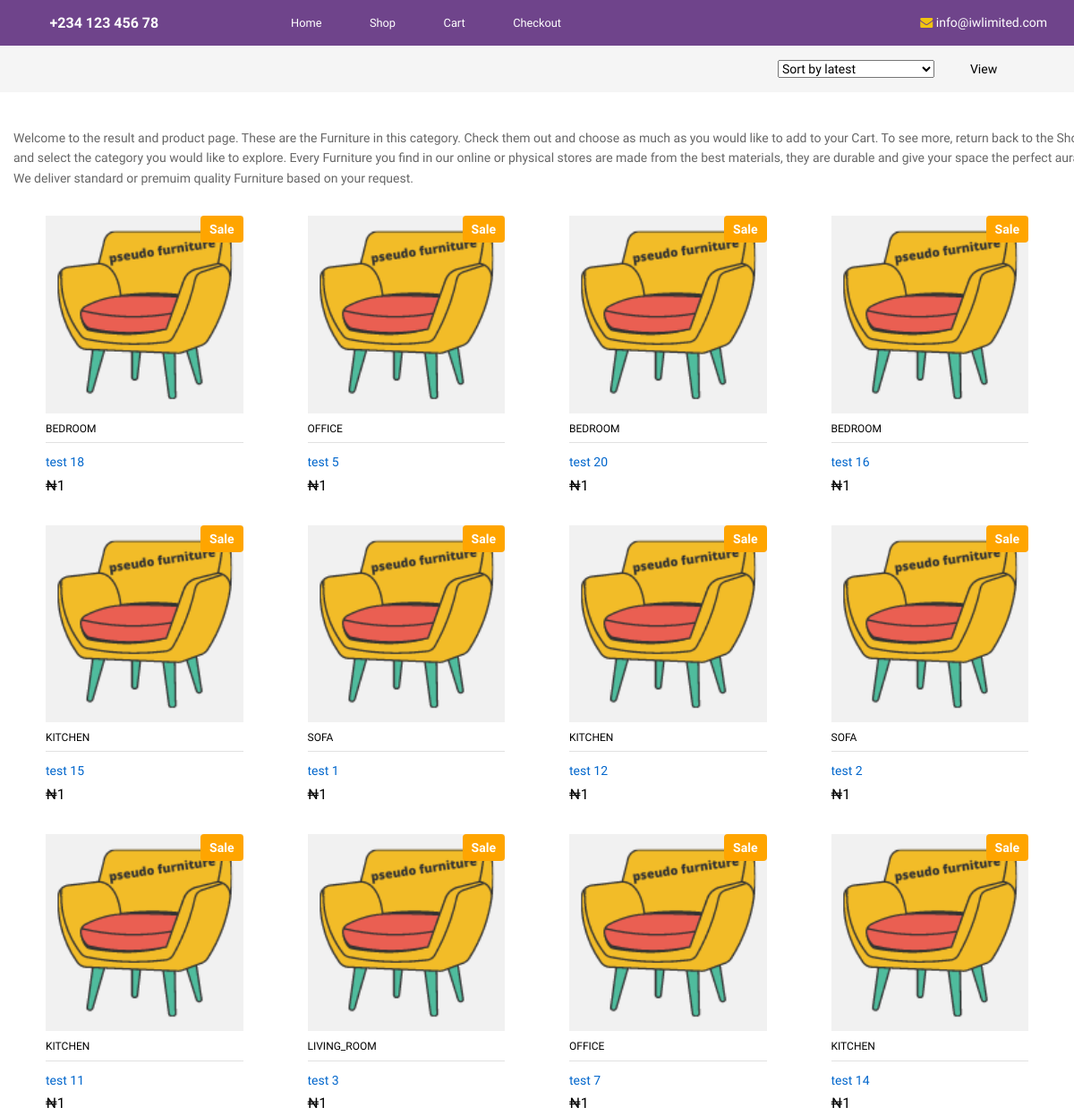
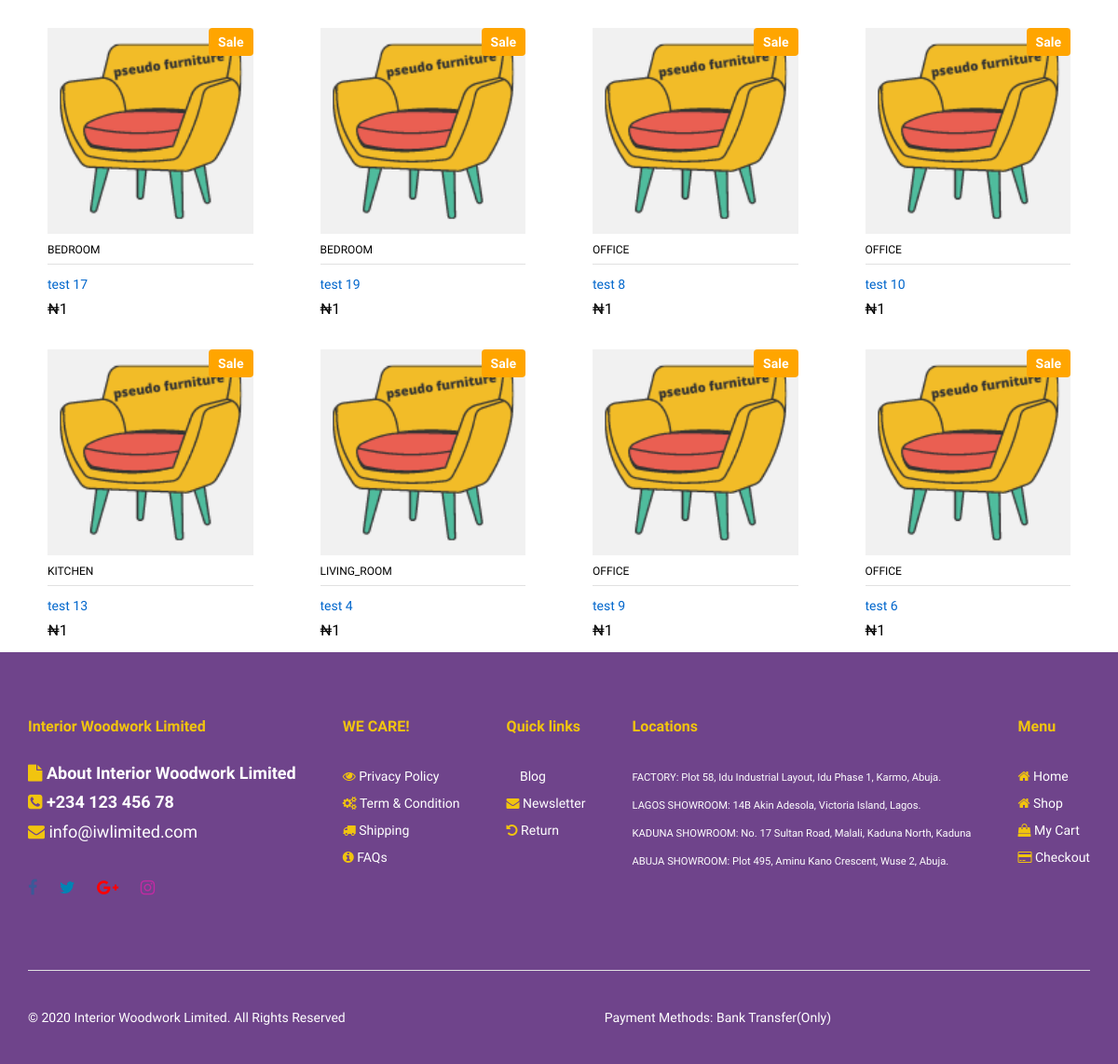
/all-product/, run on the app's committed database (2 pictures, top to bottom).
### product/models.py (models this page shows, shortened)
class Product(models.Model):
	name = models.CharField(max_length=150, default="test")
	tag_title = models.CharField(max_length=150, default="Sale")
	tag_title_color = models.CharField(max_length=150, default="orange")
	section = models.CharField(max_length=150, default="section_one")
	category = models.CharField(max_length=150, default="living_room")
	image_1 = models.FileField(upload_to='product/image_1/', blank=True)
	image_2 = models.FileField(upload_to='product/image_2/', blank=True)
	image_3 = models.FileField(upload_to='product/image_3/', blank=True)
	image_4 = models.FileField(upload_to='product/image_4/', blank=True)
	image_5 = models.FileField(upload_to='product/image_5/', blank=True)
	image_6 = models.FileField(upload_to='product/image_6/', blank=True)
	video_link = models.CharField(max_length=150, default="none")
	pdf_link = models.CharField(max_length=150, default="none")
	description = models.TextField(default="none")
	specification = models.TextField(default="none")
	reviews = models.ManyToManyField(Review, through="ProductReviewConnector", through_fields=("product", "review"),)
	quantity = models.IntegerField(default=1)
	threshold = models.IntegerField(blank=True, null=True, default=1)
	price = models.IntegerField(default=1)
	old_price = models.IntegerField(default=1)
	rating = models.IntegerField(blank=True, null=True, default="none")
	shipping_charge = models.FloatField(default=1)
	delivery_info = models.CharField(max_length=150, default="none")
	abia_shipping = models.IntegerField(default=1)
	adamawa_shipping = models.IntegerField(default=1)
	akwaibom_shipping = models.IntegerField(default=1)
	anambra_shipping = models.IntegerField(default=1)
	slug = models.SlugField(unique=True, default="rayslug")
	pub_date = models.DateTimeField(default=timezone.now)

### product/views.py (the view)
# urls.py: path("all-product/", views.AllProductView, name="all_products"),
def AllProductView(request):
	if request.method == "POST":
		pass
	else:
		UserCreatorFunc(request)
		cart = get_object_or_404(Cart, user__pk=request.user.id)
		product_quantitys = cart.product_quantitys.all()
		total_price = 0
		total_quantity = 0
		for item in product_quantitys:
			total_price += (item.product.price * int(str(item.quantity))) + (item.total_shipping_charge * int(str(item.quantity)))
		products = sorted(Product.objects.all().order_by("-pub_date"), key=lambda x: random.random())
		total_price = "{:,.2f}".format(total_price)
		context = {"total_price": total_price, "product_quantitys": product_quantitys, "products": products}
		return render(request, 'product/all_product.html', context)

### main/views.py (called while the page is built)
def ray_randomiser(length=6):
	landd = string.ascii_letters + string.digits
	return ''.join((random.choice(landd) for i in range(length)))

def UserCreatorFunc(request):
	if request.user.is_active:
		user = request.user
		user = User.objects.get(id=user.id)
		user_checker = authenticate(username=user.username, password=user.password)
	else:
		fake_username = "%s" % (ray_randomiser())
		fake_password = "%s" % (ray_randomiser())
		user = User.objects.create(username=fake_username)
		user.save()
		user.set_password(fake_password)
		user.save()
		user_checker = authenticate(username=fake_username, password=fake_password)
		if user.is_active:
			login(request, user_checker)
		else:
			pass
		cart = Cart.objects.create(user=user, pub_date=timezone.now())
		cart.user = user
		cart.save()

### product/templates/product/all_product.html (shortened to what this page needs)
{% extends 'main/base.html' %}
{% load static %}
{% block content %}
<div class="ps-page--shop">
        <div class="ps-containers">
                    <div class="ps-shopping ps-tab-root">
                        <div class="ps-shopping__header">
                            <div class="ps-shopping__actions">
                                <select class="ps-select" data-placeholder="Sort Items">
                                    <option>Sort by latest</option>
                                </select>
                                <div class="ps-shopping__view">
                                    <p>View</p>
                                    <ul class="ps-tab-list">
                                        <li class="active"><a href="#tab-1"><i class="icon-grid"></i></a></li>
                                        <li><a href="#tab-2"><i class="icon-list4"></i></a></li>
                                    </ul>
                                </div>
                            </div>
                        </div>
                        <div class="ps-tabs">
                            <div class="ps-tab active" id="tab-1">
                                <div class="container">
                                    <p>Welcome to the result and product page. These are the Furniture in this category. Check them out and choose as much as you would like to add to your Cart. To see more, return back to the Shop and select the category you would like to explore. Every Furniture you find in our online or physical stores are made from the best materials, they are durable and give your space the perfect aura. We deliver standard or premuim quality Furniture based on your request.</p>
                                </div>
                                <div class="ps-container ps-shopping-product">
                                    <div class="row">
                                    	{% if products %}
                                    		{% for item in products %}
				                                <div class="col-xl-2 col-lg-4 col-md-4 col-sm-6 col-6 ">
				                                    <div class="ps-product">
				                                        <div class="ps-product__thumbnail"><a href="{% url 'product:product_detail' item.slug %}"><img src="{{ item.image_1.url }}" alt=""></a>
				                                        	<div class="ps-product__badge" style="background-color: {{ item.tag_title_color }}">{{ item.tag_title }}</div>
				                                        </div>
				                                        <div class="ps-product__container"><a class="ps-product__vendor" href="#">{{ item.category }}</a>
				                                            <div class="ps-product__content"><a class="ps-product__title" href="{% url 'product:product_detail' item.slug %}">{{ item.name }}</a>
				                                                <p class="ps-product__price"> ₦{{ item.price }}</p>
				                                            </div>
				                                        </div>
				                                    </div>
				                                </div>
				                              {% endfor %}
				                             {% else %}
                                        		<div class="col-xl-2 col-lg-4 col-md-4 col-sm-6 col-6 ">
                                        			<p>Sorry, Nothing Yet!</p>
                                        		</div>
                                        	{% endif %}
                                    </div>
                                </div>
                            </div>
                        </div>
                    </div>
                </div>
            </div>
{% endblock %}

### main/templates/main/base.html (shortened to what this page needs)
<!DOCTYPE html>
<html lang="en">
{% load static %}
<head>
    <link rel="stylesheet" href="{% static 'main/plugins/font-awesome/css/font-awesome.min.css' %}">
    <link rel="stylesheet" href="{% static 'main/fonts/Linearicons/Linearicons/Font/demo-files/demo.css' %}">
    <link rel="stylesheet" href="{% static 'main/plugins/bootstrap/css/bootstrap.min.css' %}">
    <link rel="stylesheet" href="{% static 'main/plugins/owl-carousel/assets/owl.carousel.min.css' %}">
    <link rel="stylesheet" href="{% static 'main/plugins/owl-carousel/assets/owl.theme.default.min.css' %}">
    <link rel="stylesheet" href="{% static 'main/plugins/slick/slick/slick.css' %}">
    <link rel="stylesheet" href="{% static 'main/plugins/nouislider/nouislider.min.css' %}">
    <link rel="stylesheet" href="{% static 'main/plugins/lightGallery-master/dist/css/lightgallery.min.css' %}">
    <link rel="stylesheet" href="{% static 'main/plugins/jquery-bar-rating/dist/themes/fontawesome-stars.css' %}">
    <link rel="stylesheet" href="{% static 'main/plugins/select2/dist/css/select2.min.css' %}">
    <link rel="stylesheet" href="{% static 'main/css/style.css' %}">
    <link rel="stylesheet" href="{% static 'main/css/market-place-1.css' %}">
    <link rel="stylesheet" type="text/css" href="{% static 'main/css/deque-patterns.min.css' %}">
</head>
<body>
 <header class="header header--1" data-sticky="true">
    <nav class="navigation" style="background-color: #6f448b">
            <div class="ps-container">
                <div class="navigation__left">
                    <div class="menu--product-categories">
                        <div style="color:#fff" class="menu__toggle"><i style="color:#fff" class="icon-phone"></i><span style=""> +234 123 456 78</span></div>
                    </div>
                </div>
                <div class="navigation__right">
                    <ul class="menu">
                        <li class="menu-item-has-children"><a href="{% url 'main:index' %}" style="color: #fff;"><small>Home</small></a></li>
                         <li class="menu-item-has-children"><a href="{% url 'shop:shop' %}" style="color: #fff;"><small>Shop</small></a></li>
                        <li class="menu-item-has-children"><a href="{% url 'cart:cart_detail' request.user.id %}" style="color: #fff;"><small>Cart</small></a></li>
                        <li class="menu-item-has-children"><a href="{% url 'checkout:checkout' %}" style="color: #fff;"><small>Checkout</small></a></li>
                    </ul>
                    <ul class="navigation__extra">
                        <li><a href=""><i style="color: #f1c40f" class="fa fa-envelope"></i> info@iwlimited.com</a></li>
                    </ul>
                </div>
            </div>
        </nav>
    </header>
            {% block content %}
            {% endblock content %}
    <footer class="ps-footer" style="background:#6f448b">
        <div class="ps-container">
            <div class="ps-footer__widgets">
                <aside class="widget widget_footer widget_contact-us">
                    <h3 class="widget-title" style="color: #f1c40f">Interior Woodwork Limited</h3>
                    <div class="widget_content">
                        <h4 style="color: #fff"><i style="color: #f1c40f" class="fa fa-file"></i> About Interior Woodwork Limited</h4>
                        <h4 style="color:#fff"><i style="color: #f1c40f" class="fa fa-phone-square"></i> +234 123 456 78</h4>
                        <h4><a href="mailto:info@iwlimited.com"  style="color: #fff"><i style="color: #f1c40f" class="fa fa-envelope"></i> info@iwlimited.com</a></h4>
                        <ul class="ps-list--social">
                            <li><a class="facebook" href="#"><i class="fa fa-facebook"></i></a></li>
                            <li><a class="twitter" href="#"><i class="fa fa-twitter"></i></a></li>
                            <li><a class="google-plus" href="#"><i class="fa fa-google-plus"></i></a></li>
                            <li><a class="instagram" href="#"><i class="fa fa-instagram"></i></a></li>
                        </ul>
                    </div>
                </aside>
                <aside class="widget widget_footer">
                    <h4 class="widget-title"  style="color: #f1c40f">WE CARE!</h4>
                    <ul class="ps-list--link">
                        <li><a href="{% url 'main:privacy' %}" style="color: #fff"><i style="color: #f1c40f" class="fa fa-eye"></i> Privacy Policy</a></li>
                        <li><a href="{% url 'main:termscondition' %}" style="color: #fff"><i style="color: #f1c40f" class="fa fa-cogs"></i> Term & Condition</a></li>
                        <li><a href="{% url 'main:shipping' %}" style="color: #fff"><i style="color: #f1c40f" class="fa fa-truck"></i> Shipping</a></li>
                        <li><a href="{% url 'main:faqs' %}" style="color: #fff"><i style="color: #f1c40f" class="fa fa-info-circle"></i> FAQs</a></li>
                    </ul>
                </aside>
                <aside class="widget widget_footer">
                    <h4 class="widget-title"  style="color: #f1c40f">Quick links</h4>
                    <ul class="ps-list--link">
                        <li><a href="https://blog.iwlimited.com" style="color: #fff"><i style="color: #f1c40f" class="icon-network"></i> Blog</a></li>
                        <li><a href="#" style="color: #fff"><i style="color: #f1c40f" class="fa fa-envelope"></i> Newsletter</a></li>
                        <li><a href="#" style="color: #fff"><i style="color: #f1c40f" class="fa fa-undo"></i> Return</a></li>
                    </ul>
                </aside>
                <aside class="widget widget_footer">
                    <h4 class="widget-title" style="color: #f1c40f">Locations</h4>
                    <ul class="ps-list--link">
                        <li><a href="#" style="color: #fff"><small>FACTORY: Plot 58, Idu Industrial Layout, Idu Phase 1, Karmo, Abuja.</small></a></li>
                         <li><a href="#" style="color: #fff"><small>LAGOS SHOWROOM: 14B Akin Adesola, Victoria Island, Lagos.</small></a></li>
                         <li><a href="#" style="color: #fff"><small>KADUNA SHOWROOM: No. 17 Sultan Road, Malali, Kaduna North, Kaduna</small></a></li>
                         <li><a href="#" style="color: #fff"><small>ABUJA SHOWROOM: Plot 495, Aminu Kano Crescent, Wuse 2, Abuja.</small></a></li>
                    </ul>
                </aside>
                <aside class="widget widget_footer">
                    <h4 class="widget-title" style="color: #f1c40f">Menu</h4>
                    <ul class="ps-list--link">
                        <li><a href="{% url 'main:index' %}" style="color: #fff"><i style="color: #f1c40f" class="fa fa-home"></i> Home</a></li>
                        <li><a href="{% url 'shop:shop' %}" style="color: #fff"><i style="color: #f1c40f" class="fa fa-home"></i> Shop</a></li>
                        <li><a href="{% url 'cart:cart_detail' request.user.id %}" style="color: #fff"><i style="color: #f1c40f" class="fa fa-shopping-bag"></i> My Cart</a></li>
                        <li><a href="{% url 'checkout:checkout' %}" style="color: #fff"><i style="color: #f1c40f" class="fa fa-credit-card"></i> Checkout</a></li>
                    </ul>
                </aside>
            </div>
            <div class="ps-footer__copyright">
                <p style="color: #fff">© 2020 Interior Woodwork Limited. All Rights Reserved</p>
                <p><span style="color: #fff">Payment Methods:</span><a href="#" style="color: #fff;"> Bank Transfer(Only)</p>
            </div>
        </div>
    </footer>
</body>
</html>

### main/templates/main/base.html (style rules this page uses)
span { cursor:pointer; }

### data on the page
Product: image_1 (picture), tag_title "Sale", category "BEDROOM", name "test 18", price "1"
Product: image_1 (picture), tag_title "Sale", category "OFFICE", name "test 5", price "1"
Product: image_1 (picture), tag_title "Sale", category "BEDROOM", name "test 20", price "1"
Product: image_1 (picture), tag_title "Sale", category "BEDROOM", name "test 16", price "1"
Product: image_1 (picture), tag_title "Sale", category "KITCHEN", name "test 15", price "1"
Product: image_1 (picture), tag_title "Sale", category "SOFA", name "test 1", price "1"
Product: image_1 (picture), tag_title "Sale", category "KITCHEN", name "test 12", price "1"
Product: image_1 (picture), tag_title "Sale", category "SOFA", name "test 2", price "1"
Product: image_1 (picture), tag_title "Sale", category "KITCHEN", name "test 11", price "1"
Product: image_1 (picture), tag_title "Sale", category "LIVING_ROOM", name "test 3", price "1"
Product: image_1 (picture), tag_title "Sale", category "OFFICE", name "test 7", price "1"
Product: image_1 (picture), tag_title "Sale", category "KITCHEN", name "test 14", price "1"
Product: image_1 (picture), tag_title "Sale", category "BEDROOM", name "test 17", price "1"
Product: image_1 (picture), tag_title "Sale", category "BEDROOM", name "test 19", price "1"
Product: image_1 (picture), tag_title "Sale", category "OFFICE", name "test 8", price "1"
Product: image_1 (picture), tag_title "Sale", category "OFFICE", name "test 10", price "1"
Product: image_1 (picture), tag_title "Sale", category "KITCHEN", name "test 13", price "1"
Product: image_1 (picture), tag_title "Sale", category "LIVING_ROOM", name "test 4", price "1"
Product: image_1 (picture), tag_title "Sale", category "OFFICE", name "test 9", price "1"
Product: image_1 (picture), tag_title "Sale", category "OFFICE", name "test 6", price "1"
